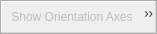
<?xml version="1.0" encoding="UTF-8"?>
<ui version="4.0">
 <class>pointCloudEditToolBar</class>
 <widget class="QToolBar" name="pointCloudEditToolBar">
  <property name="enabled">
   <bool>true</bool>
  </property>
  <property name="geometry">
   <rect>
    <x>0</x>
    <y>0</y>
    <width>128</width>
    <height>34</height>
   </rect>
  </property>
  <property name="windowTitle">
   <string>Center Axes Controls</string>
  </property>
  <property name="orientation">
   <enum>Qt::Horizontal</enum>
  </property>
  <action name="actionPointCloudFilter">
   <property name="checkable">
    <bool>true</bool>
   </property>
   <property name="enabled">
    <bool>false</bool>
   </property>
   <property name="icon">
    <iconset resource="scanner.qrc">
     <normaloff>:/scanner/Resources/Icons/filter.png</normaloff>:/scanner/Resources/Icons/filter.png</iconset>
   </property>
   <property name="text">
    <string>Show Orientation Axes</string>
   </property>
   <property name="toolTip">
    <string>Point Cloud Filter</string>
   </property>
   <property name="statusTip">
    <string>Point Cloud Filter</string>
   </property>
  </action>
  <action name="actionPointToSurface">
   <property name="checkable">
    <bool>true</bool>
   </property>
   <property name="enabled">
    <bool>false</bool>
   </property>
   <property name="icon">
    <iconset resource="scanner.qrc">
     <normaloff>:/scanner/Resources/Icons/pointToSurface.png</normaloff>:/scanner/Resources/Icons/pointToSurface.png</iconset>
   </property>
   <property name="text">
    <string>Show Center</string>
   </property>
   <property name="toolTip">
    <string>Point To Surface</string>
   </property>
   <property name="statusTip">
    <string>Point To Surface</string>
   </property>
  </action>
  <addaction name="actionPointCloudFilter"/>
  <addaction name="actionPointToSurface"/>
 </widget>
 <resources>
  <include location="scanner.qrc"/>
 </resources>
 <connections/>
</ui>
